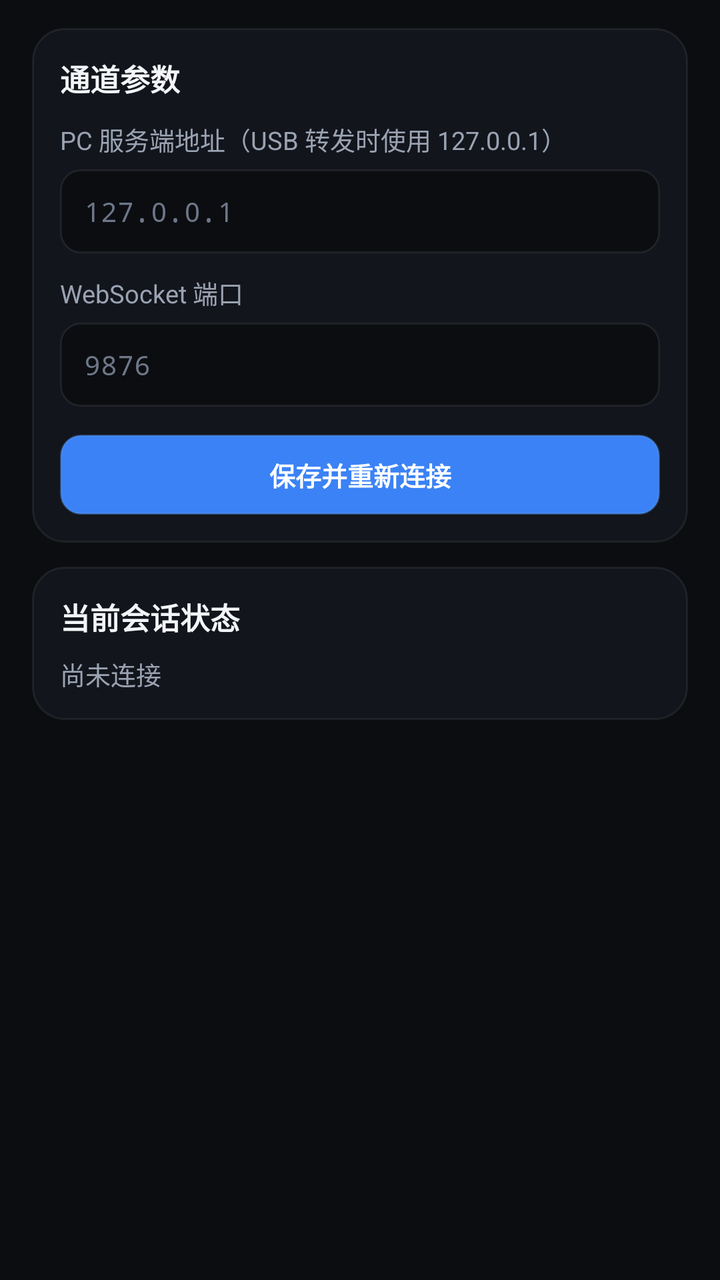
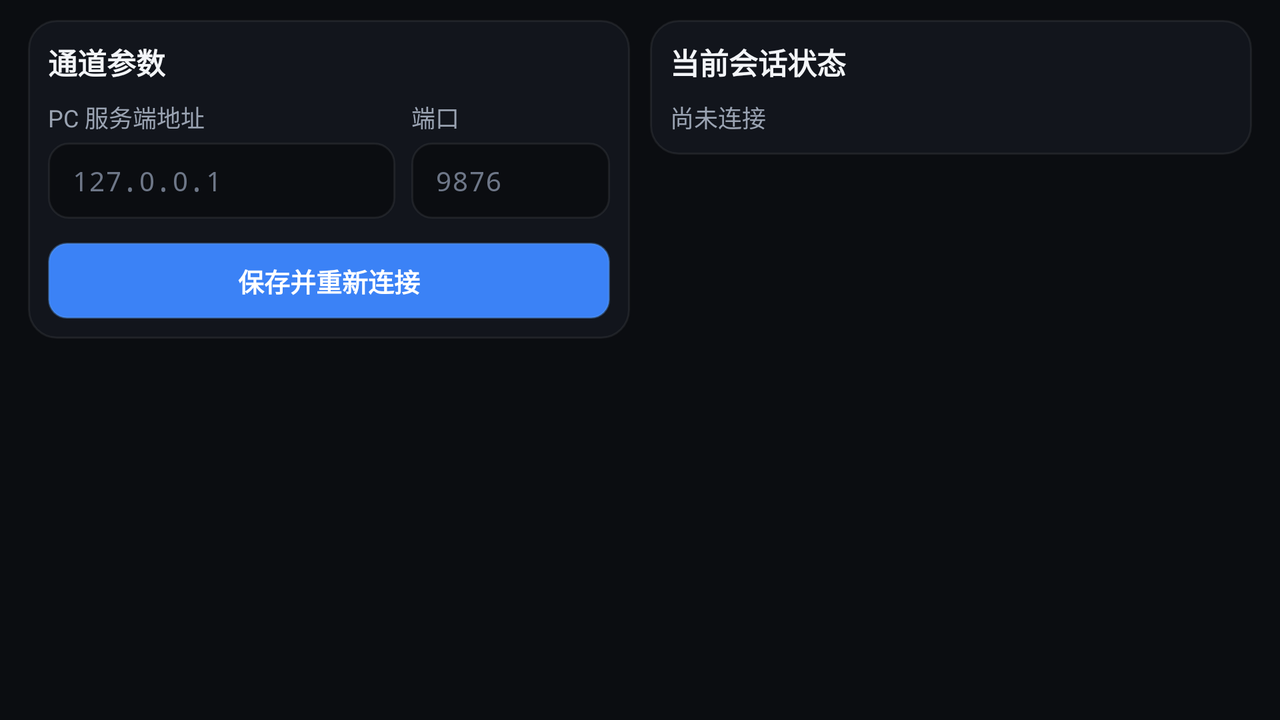

The same Android screen from two of the app's own layout files: first res/layout/ as a phone draws it, then the repository's variant for another configuration, drawn on a device whose configuration selects that folder. Both files follow.
<!-- AndroidManifest.xml: application theme Theme.PhoneConsole -->
<!-- res/layout/page_settings.xml -->
<?xml version="1.0" encoding="utf-8"?>
<androidx.core.widget.NestedScrollView xmlns:android="http://schemas.android.com/apk/res/android"
    android:layout_width="match_parent"
    android:layout_height="match_parent"
    android:clipToPadding="false"
    android:fillViewport="true"
    android:paddingStart="@dimen/page_padding_h"
    android:paddingTop="@dimen/page_padding_v"
    android:paddingEnd="@dimen/page_padding_h"
    android:paddingBottom="@dimen/page_padding_v">

    <LinearLayout
        android:layout_width="match_parent"
        android:layout_height="wrap_content"
        android:orientation="vertical">

        <LinearLayout
            style="@style/ConsoleCard"
            android:layout_width="match_parent"
            android:layout_height="wrap_content"
            android:orientation="vertical">

            <TextView
                android:layout_width="wrap_content"
                android:layout_height="wrap_content"
                android:text="通道参数"
                android:textColor="@color/text_primary"
                android:textSize="15sp"
                android:textStyle="bold" />

            <TextView
                android:layout_width="wrap_content"
                android:layout_height="wrap_content"
                android:layout_marginTop="10dp"
                android:text="PC 服务端地址（USB 转发时使用 127.0.0.1）"
                android:textColor="@color/text_secondary"
                android:textSize="12.5sp" />

            <EditText
                android:id="@+id/etServerHost"
                style="@style/ConsoleInput"
                android:layout_width="match_parent"
                android:layout_height="wrap_content"
                android:layout_marginTop="6dp"
                android:fontFamily="monospace"
                android:hint="127.0.0.1"
                android:inputType="textUri"
                android:maxLines="1" />

            <TextView
                android:layout_width="wrap_content"
                android:layout_height="wrap_content"
                android:layout_marginTop="10dp"
                android:text="WebSocket 端口"
                android:textColor="@color/text_secondary"
                android:textSize="12.5sp" />

            <EditText
                android:id="@+id/etServerPort"
                style="@style/ConsoleInput"
                android:layout_width="match_parent"
                android:layout_height="wrap_content"
                android:layout_marginTop="6dp"
                android:fontFamily="monospace"
                android:hint="9876"
                android:inputType="number"
                android:maxLines="1" />

            <TextView
                android:id="@+id/btnReconnect"
                style="@style/ConsolePrimaryButton"
                android:layout_width="match_parent"
                android:layout_height="wrap_content"
                android:layout_marginTop="14dp"
                android:text="保存并重新连接" />
        </LinearLayout>

        <LinearLayout
            style="@style/ConsoleCard"
            android:layout_width="match_parent"
            android:layout_height="wrap_content"
            android:layout_marginTop="12dp"
            android:orientation="vertical">

            <TextView
                android:layout_width="wrap_content"
                android:layout_height="wrap_content"
                android:text="当前会话状态"
                android:textColor="@color/text_primary"
                android:textSize="15sp"
                android:textStyle="bold" />

            <TextView
                android:id="@+id/tvSessionDetail"
                android:layout_width="match_parent"
                android:layout_height="wrap_content"
                android:layout_marginTop="8dp"
                android:fontFamily="monospace"
                android:lineSpacingExtra="4dp"
                android:text="尚未连接"
                android:textColor="@color/text_secondary"
                android:textSize="12.5sp" />
        </LinearLayout>
    </LinearLayout>
</androidx.core.widget.NestedScrollView>
<!-- resources referenced by this layout -->
<resources>
  <color name="text_primary">#F3F5F8</color>
  <color name="text_secondary">#9AA3B2</color>
  <dimen name="page_padding_h">16dp</dimen>
  <dimen name="page_padding_v">14dp</dimen>
  <style name="ConsoleCard">
          <item name="android:background">@drawable/bg_card</item>
          <item name="android:padding">@dimen/card_padding</item>
      </style>
  <style name="ConsoleInput">
          <item name="android:background">@drawable/bg_input</item>
          <item name="android:textColor">@color/text_primary</item>
          <item name="android:textColorHint">@color/text_muted</item>
          <item name="android:textSize">13.5sp</item>
          <item name="android:minHeight">42dp</item>
          <item name="android:paddingStart">12dp</item>
          <item name="android:paddingEnd">12dp</item>
      </style>
  <style name="ConsolePrimaryButton">
          <item name="android:background">@drawable/bg_primary_button</item>
          <item name="android:textColor">@color/text_on_accent</item>
          <item name="android:textSize">13sp</item>
          <item name="android:textStyle">bold</item>
          <item name="android:gravity">center</item>
          <item name="android:minHeight">40dp</item>
          <item name="android:paddingStart">14dp</item>
          <item name="android:paddingEnd">14dp</item>
          <item name="android:clickable">true</item>
          <item name="android:focusable">true</item>
      </style>
  <!-- from res/values-v28/ -->
  <style name="Theme.PhoneConsole" parent="Theme.MaterialComponents.DayNight.NoActionBar">
          <item name="colorPrimary">@color/accent_blue</item>
          <item name="colorPrimaryVariant">@color/accent_blue</item>
          <item name="colorSecondary">@color/accent_bright</item>
          <item name="android:colorBackground">@color/bg_obsidian</item>
          <item name="android:windowBackground">@color/bg_obsidian</item>
          <item name="android:statusBarColor">@android:color/transparent</item>
          <item name="android:navigationBarColor">@android:color/transparent</item>
          <item name="android:windowLayoutInDisplayCutoutMode">shortEdges</item>
          <item name="android:textColorPrimary">@color/text_primary</item>
          <item name="android:textColorSecondary">@color/text_secondary</item>
      </style>
  <!-- drawable bg_card (drawable) -->
  <?xml version="1.0" encoding="utf-8"?>
  <shape xmlns:android="http://schemas.android.com/apk/res/android" android:shape="rectangle">
      <solid android:color="@color/surface_panel" />
      <stroke android:width="1dp" android:color="@color/divider_line" />
      <corners android:radius="@dimen/card_radius" />
  </shape>
  <dimen name="card_padding">14dp</dimen>
  <!-- drawable bg_input (drawable) -->
  <?xml version="1.0" encoding="utf-8"?>
  <shape xmlns:android="http://schemas.android.com/apk/res/android" android:shape="rectangle">
      <solid android:color="@color/bg_obsidian" />
      <stroke android:width="1dp" android:color="@color/divider_line" />
      <corners android:radius="10dp" />
  </shape>
  <color name="text_muted">#6E7788</color>
  <!-- drawable bg_primary_button (drawable) -->
  <?xml version="1.0" encoding="utf-8"?>
  <ripple xmlns:android="http://schemas.android.com/apk/res/android"
      android:color="#33FFFFFF">
      <item>
          <shape android:shape="rectangle">
              <solid android:color="@color/accent_blue" />
              <stroke android:width="1dp" android:color="@color/accent_border" />
              <corners android:radius="@dimen/control_radius" />
          </shape>
      </item>
  </ripple>
  <color name="text_on_accent">#FFFFFF</color>
  <color name="accent_blue">#3B82F6</color>
  <color name="accent_bright">#60A5FA</color>
  <color name="bg_obsidian">#0B0D11</color>
  <color name="surface_panel">#12151C</color>
  <color name="divider_line">#12FFFFFF</color>
  <dimen name="card_radius">16dp</dimen>
  <color name="accent_border">#5C60A5FA</color>
  <dimen name="control_radius">10dp</dimen>
</resources>
<!-- res/layout-land/page_settings.xml (the repository's variant of the layout above) -->
<!-- drawn on the phone turned sideways -->
<?xml version="1.0" encoding="utf-8"?>
<androidx.core.widget.NestedScrollView xmlns:android="http://schemas.android.com/apk/res/android"
    android:layout_width="match_parent"
    android:layout_height="match_parent"
    android:clipToPadding="false"
    android:fillViewport="true"
    android:paddingStart="@dimen/page_padding_h"
    android:paddingTop="@dimen/page_padding_v"
    android:paddingEnd="@dimen/page_padding_h"
    android:paddingBottom="@dimen/page_padding_v">

    
    <LinearLayout
        android:layout_width="match_parent"
        android:layout_height="wrap_content"
        android:baselineAligned="false"
        android:orientation="horizontal">

        <LinearLayout
            style="@style/ConsoleCard"
            android:layout_width="0dp"
            android:layout_height="wrap_content"
            android:layout_marginEnd="10dp"
            android:layout_weight="1"
            android:orientation="vertical">

            <TextView
                android:layout_width="wrap_content"
                android:layout_height="wrap_content"
                android:text="通道参数"
                android:textColor="@color/text_primary"
                android:textSize="14.5sp"
                android:textStyle="bold" />

            <LinearLayout
                android:layout_width="match_parent"
                android:layout_height="wrap_content"
                android:layout_marginTop="8dp"
                android:orientation="horizontal">

                <LinearLayout
                    android:layout_width="0dp"
                    android:layout_height="wrap_content"
                    android:layout_marginEnd="8dp"
                    android:layout_weight="1.4"
                    android:orientation="vertical">

                    <TextView
                        android:layout_width="wrap_content"
                        android:layout_height="wrap_content"
                        android:text="PC 服务端地址"
                        android:textColor="@color/text_secondary"
                        android:textSize="12sp" />

                    <EditText
                        android:id="@+id/etServerHost"
                        style="@style/ConsoleInput"
                        android:layout_width="match_parent"
                        android:layout_height="38dp"
                        android:layout_marginTop="4dp"
                        android:fontFamily="monospace"
                        android:hint="127.0.0.1"
                        android:inputType="textUri"
                        android:maxLines="1"
                        android:minHeight="38dp" />
                </LinearLayout>

                <LinearLayout
                    android:layout_width="0dp"
                    android:layout_height="wrap_content"
                    android:layout_weight="0.8"
                    android:orientation="vertical">

                    <TextView
                        android:layout_width="wrap_content"
                        android:layout_height="wrap_content"
                        android:text="端口"
                        android:textColor="@color/text_secondary"
                        android:textSize="12sp" />

                    <EditText
                        android:id="@+id/etServerPort"
                        style="@style/ConsoleInput"
                        android:layout_width="match_parent"
                        android:layout_height="38dp"
                        android:layout_marginTop="4dp"
                        android:fontFamily="monospace"
                        android:hint="9876"
                        android:inputType="number"
                        android:maxLines="1"
                        android:minHeight="38dp" />
                </LinearLayout>
            </LinearLayout>

            <TextView
                android:id="@+id/btnReconnect"
                style="@style/ConsolePrimaryButton"
                android:layout_width="match_parent"
                android:layout_height="38dp"
                android:layout_marginTop="12dp"
                android:minHeight="38dp"
                android:text="保存并重新连接" />
        </LinearLayout>

        <LinearLayout
            style="@style/ConsoleCard"
            android:layout_width="0dp"
            android:layout_height="wrap_content"
            android:layout_weight="1"
            android:orientation="vertical">

            <TextView
                android:layout_width="wrap_content"
                android:layout_height="wrap_content"
                android:text="当前会话状态"
                android:textColor="@color/text_primary"
                android:textSize="14.5sp"
                android:textStyle="bold" />

            <TextView
                android:id="@+id/tvSessionDetail"
                android:layout_width="match_parent"
                android:layout_height="wrap_content"
                android:layout_marginTop="8dp"
                android:fontFamily="monospace"
                android:lineSpacingExtra="4dp"
                android:text="尚未连接"
                android:textColor="@color/text_secondary"
                android:textSize="12sp" />
        </LinearLayout>
    </LinearLayout>
</androidx.core.widget.NestedScrollView>
<!-- resources referenced by the variant -->
<!-- as the phone turned sideways resolves them -->
<resources>
  <color name="text_primary">#F3F5F8</color>
  <color name="text_secondary">#9AA3B2</color>
  <!-- from res/values-land/ -->
  <dimen name="page_padding_h">14dp</dimen>
  <!-- from res/values-land/ -->
  <dimen name="page_padding_v">10dp</dimen>
  <style name="ConsoleCard">
          <item name="android:background">@drawable/bg_card</item>
          <item name="android:padding">@dimen/card_padding</item>
      </style>
  <style name="ConsoleInput">
          <item name="android:background">@drawable/bg_input</item>
          <item name="android:textColor">@color/text_primary</item>
          <item name="android:textColorHint">@color/text_muted</item>
          <item name="android:textSize">13.5sp</item>
          <item name="android:minHeight">42dp</item>
          <item name="android:paddingStart">12dp</item>
          <item name="android:paddingEnd">12dp</item>
      </style>
  <style name="ConsolePrimaryButton">
          <item name="android:background">@drawable/bg_primary_button</item>
          <item name="android:textColor">@color/text_on_accent</item>
          <item name="android:textSize">13sp</item>
          <item name="android:textStyle">bold</item>
          <item name="android:gravity">center</item>
          <item name="android:minHeight">40dp</item>
          <item name="android:paddingStart">14dp</item>
          <item name="android:paddingEnd">14dp</item>
          <item name="android:clickable">true</item>
          <item name="android:focusable">true</item>
      </style>
  <!-- drawable bg_card (drawable) -->
  <?xml version="1.0" encoding="utf-8"?>
  <shape xmlns:android="http://schemas.android.com/apk/res/android" android:shape="rectangle">
      <solid android:color="@color/surface_panel" />
      <stroke android:width="1dp" android:color="@color/divider_line" />
      <corners android:radius="@dimen/card_radius" />
  </shape>
  <!-- from res/values-land/ -->
  <dimen name="card_padding">10dp</dimen>
  <!-- drawable bg_input (drawable) -->
  <?xml version="1.0" encoding="utf-8"?>
  <shape xmlns:android="http://schemas.android.com/apk/res/android" android:shape="rectangle">
      <solid android:color="@color/bg_obsidian" />
      <stroke android:width="1dp" android:color="@color/divider_line" />
      <corners android:radius="10dp" />
  </shape>
  <color name="text_muted">#6E7788</color>
  <!-- drawable bg_primary_button (drawable) -->
  <?xml version="1.0" encoding="utf-8"?>
  <ripple xmlns:android="http://schemas.android.com/apk/res/android"
      android:color="#33FFFFFF">
      <item>
          <shape android:shape="rectangle">
              <solid android:color="@color/accent_blue" />
              <stroke android:width="1dp" android:color="@color/accent_border" />
              <corners android:radius="@dimen/control_radius" />
          </shape>
      </item>
  </ripple>
  <color name="text_on_accent">#FFFFFF</color>
  <color name="accent_blue">#3B82F6</color>
  <color name="accent_bright">#60A5FA</color>
  <color name="bg_obsidian">#0B0D11</color>
  <color name="surface_panel">#12151C</color>
  <color name="divider_line">#12FFFFFF</color>
  <!-- from res/values-land/ -->
  <dimen name="card_radius">14dp</dimen>
  <color name="accent_border">#5C60A5FA</color>
  <!-- from res/values-land/ -->
  <dimen name="control_radius">9dp</dimen>
  <!-- some entries are left out for length -->
</resources>
